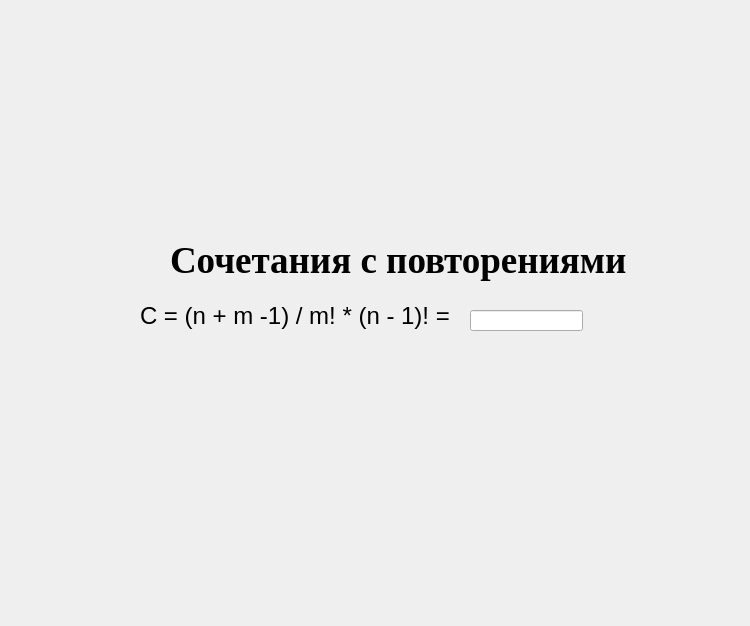
<?xml version="1.0" encoding="UTF-8"?>
<ui version="4.0">
 <class>Dialog</class>
 <widget class="QDialog" name="Dialog">
  <property name="geometry">
   <rect>
    <x>0</x>
    <y>0</y>
    <width>750</width>
    <height>626</height>
   </rect>
  </property>
  <property name="windowTitle">
   <string>Dialog</string>
  </property>
  <widget class="QLabel" name="label">
   <property name="geometry">
    <rect>
     <x>170</x>
     <y>240</y>
     <width>457</width>
     <height>41</height>
    </rect>
   </property>
   <property name="font">
    <font>
     <family>Times New Roman</family>
     <pointsize>28</pointsize>
     <bold>true</bold>
    </font>
   </property>
   <property name="text">
    <string>Сочетания c повторениями</string>
   </property>
  </widget>
  <widget class="QLabel" name="label_2">
   <property name="geometry">
    <rect>
     <x>140</x>
     <y>300</y>
     <width>325</width>
     <height>32</height>
    </rect>
   </property>
   <property name="font">
    <font>
     <pointsize>18</pointsize>
    </font>
   </property>
   <property name="text">
    <string>C = (n + m -1) / m! * (n - 1)! = </string>
   </property>
  </widget>
  <widget class="QLineEdit" name="Combination_repetitions_answer">
   <property name="geometry">
    <rect>
     <x>470</x>
     <y>310</y>
     <width>113</width>
     <height>21</height>
    </rect>
   </property>
  </widget>
 </widget>
 <resources/>
 <connections/>
</ui>
